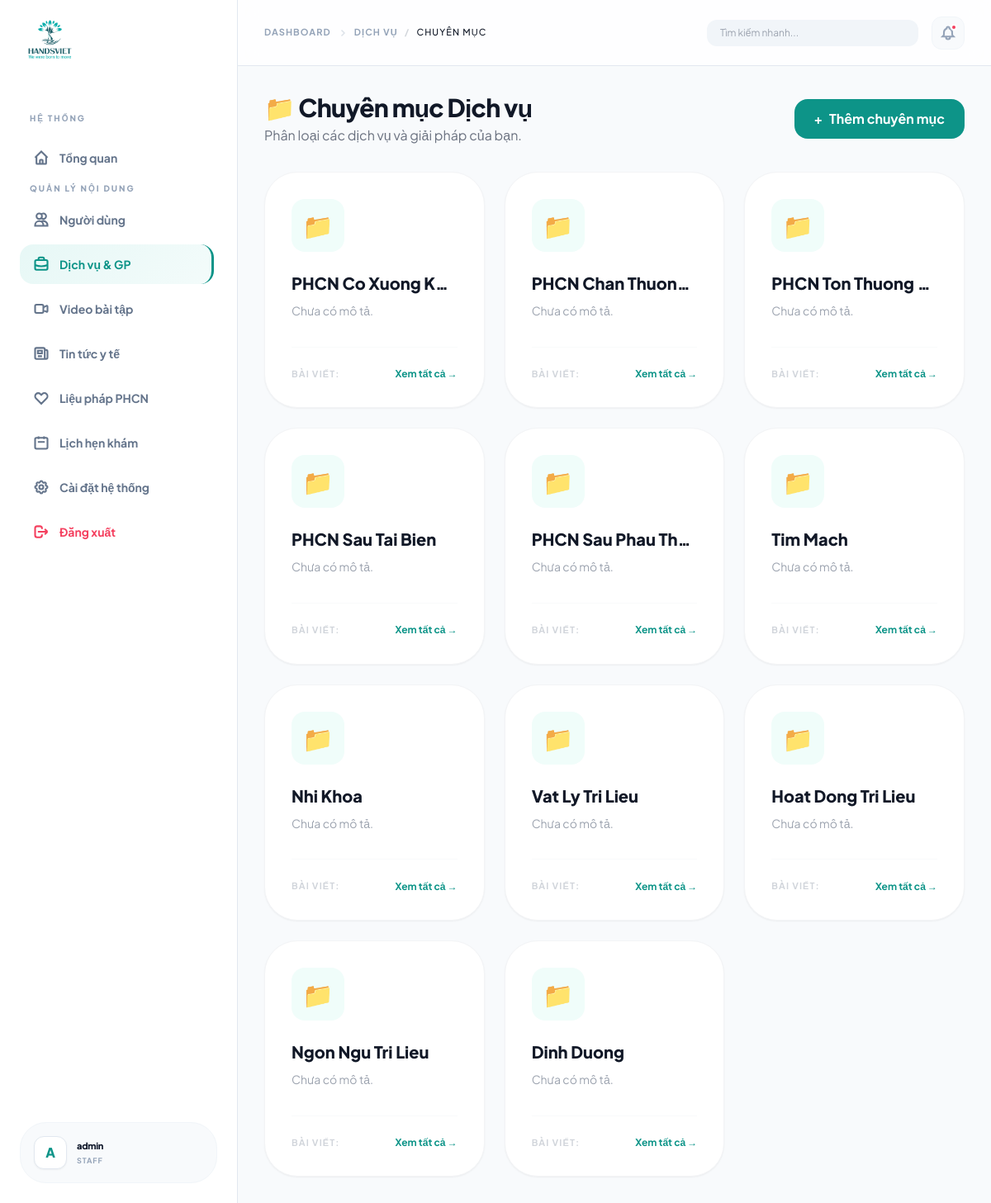
/hansviet_admin/categories/ (signed in), run on the app's committed database.
### hansviet_admin/models.py (models this page shows, shortened)
class ServiceCategory(models.Model):
    name = models.CharField(max_length=255)
    slug = models.SlugField(unique=True)
    description = models.TextField(blank=True)
    icon_svg = models.TextField(blank=True)
    order = models.PositiveIntegerField(default=0)
    class Meta:
        ordering = ["order", "name"]
        verbose_name = "Service Category"
        verbose_name_plural = "Service Categories"

### hansviet_admin/views.py (the view)
# urls.py: path("categories/", views.category_list, name="category_list"),
@staff_required
def category_list(request):
    categories = list(ServiceCategory.objects.all())
    return render(request, "dashboard/categories/list.html", {"categories": categories})

### hansviet_admin/views.py (called while the page is built)
def staff_required(view_func):
    admin_login_url = getattr(settings, "ADMIN_LOGIN_URL", "/hansviet_admin/login/")
    check_staff = user_passes_test(lambda u: u.is_staff or u.is_superuser, login_url=admin_login_url)
    return login_required(check_staff(view_func), login_url=admin_login_url)

### hansviet_admin/templates/dashboard/categories/list.html (shortened to what this page needs)
{% extends 'dashboard/base.html' %}
{% block breadcrumbs %}
<a href="{% url 'dashboard:service_list' %}" class="hover:text-teal-600">Dịch vụ</a>
<span class="text-gray-300">/</span>
<span class="text-gray-900 font-medium">Chuyên mục</span>
{% endblock %}
{% block content %}
<div class="flex flex-col md:flex-row md:items-center justify-between gap-4 mb-8">
    <div>
        <h1 class="text-3xl font-extrabold text-gray-900 tracking-tight">📁 Chuyên mục Dịch vụ</h1>
        <p class="text-gray-500 mt-1">Phân loại các dịch vụ và giải pháp của bạn.</p>
    </div>
    <a href="{% url 'dashboard:category_create' %}"
        class="bg-teal-600 hover:bg-teal-700 text-white px-6 py-3 rounded-2xl font-bold transition-all flex items-center gap-2"><span>+</span>
        Thêm chuyên mục</a>
</div>
<div class="grid grid-cols-1 md:grid-cols-2 lg:grid-cols-3 gap-6">
    {% for category in categories %}
    <div
        class="bg-white p-8 rounded-[2.5rem] shadow-sm border border-gray-100 hover:shadow-xl transition-all group flex flex-col justify-between">
        <div>
            <div class="flex items-center justify-between mb-6">
                <div
                    class="w-16 h-16 bg-teal-50 text-teal-600 rounded-2xl flex items-center justify-center text-3xl transition-transform group-hover:scale-110">
                    {% if category.icon_svg %}{{ category.icon_svg|safe }}{% else %}📁{% endif %}</div>
            </div>
            <h3 class="text-xl font-extrabold text-gray-900 mb-2 truncate">{{ category.name }}</h3>
            <p class="text-sm text-gray-400 line-clamp-2 leading-relaxed">
                {{ category.description|default:"Chưa có mô tả." }}
            </p>
        </div>
        <div class="mt-8 pt-6 border-t border-gray-50 flex items-center justify-between">
            <div class="text-[11px] font-bold text-gray-300 uppercase tracking-widest">
                Bài viết: {{ category.services.count }}
            </div>
            <a href="{% url 'dashboard:service_list' %}?category={{ category.id }}"
                class="text-xs font-bold text-teal-600 hover:underline">Xem tất cả &rarr;</a>
        </div>
    </div>
    {% endfor %}
</div>
{% endblock %}

### hansviet_admin/templates/dashboard/base.html (shortened to what this page needs)
{% load static %}
<!DOCTYPE html>
<html lang="vi">
<head>
    <script src="https://cdn.tailwindcss.com"></script>
</head>
<body class="min-h-screen bg-[#f8fafc] text-slate-900 overflow-x-hidden">
    <aside
        class="fixed left-0 top-0 h-full w-72 bg-white border-r border-slate-200 z-[60] transition-all duration-300 transform md:translate-x-0 -translate-x-full"
        id="sidebar">
        <div class="h-full flex flex-col p-6">
            <div class="flex items-center gap-3 mb-10 px-2">
                <img src="{% static 'images/HandsVietLogo.png' %}" alt="HandsViet Logo"
                    class="h-12 w-auto object-contain">
            </div>
            <nav class="flex-1 space-y-1.5 overflow-y-auto pr-1">
                <p class="text-[10px] font-black text-slate-400 uppercase tracking-[0.2em] px-3 mb-4 mt-6">Hệ thống</p>
                <a href="{% url 'dashboard:home' %}"
                    class="flex items-center gap-3 px-4 py-3.5 rounded-2xl text-sm font-bold transition-all group {% if request.resolver_match.url_name == 'home' %}sidebar-active{% else %}text-slate-500 hover:bg-slate-50 hover:text-slate-800{% endif %}">
                    <svg class="w-5 h-5" fill="none" stroke="currentColor" viewBox="0 0 24 24">
                        <path
                            d="M3 12l2-2m0 0l7-7 7 7M5 10v10a1 1 0 001 1h3m10-11l2 2m-2-2v10a1 1 0 01-1 1h-3m-6 0a1 1 0 001-1v-4a1 1 0 011-1h2a1 1 0 011 1v4a1 1 0 001 1m-6 0h6"
                            stroke-width="2.5"></path>
                    </svg>
                    Tổng quan
                </a>
                <p class="text-[10px] font-black text-slate-400 uppercase tracking-[0.2em] px-3 mb-4 mt-8">Quản lý nội
                    dung</p>
                <a href="{% url 'dashboard:user_list' %}"
                    class="flex items-center gap-3 px-4 py-3.5 rounded-2xl text-sm font-bold transition-all group {% if 'users' in request.path %}sidebar-active{% else %}text-slate-500 hover:bg-slate-50 hover:text-slate-800{% endif %}">
                    <svg class="w-5 h-5" fill="none" stroke="currentColor" viewBox="0 0 24 24">
                        <path
                            d="M12 4.354a4 4 0 110 5.292M15 21H3v-1a6 6 0 0112 0v1zm0 0h6v-1a6 6 0 00-9-5.197M13 7a4 4 0 11-8 0 4 4 0 018 0z"
                            stroke-width="2.5"></path>
                    </svg>
                    Người dùng
                </a>
                <a href="{% url 'dashboard:service_list' %}"
                    class="flex items-center gap-3 px-4 py-3.5 rounded-2xl text-sm font-bold transition-all group {% if 'services' in request.path or 'categories' in request.path %}sidebar-active{% else %}text-slate-500 hover:bg-slate-50 hover:text-slate-800{% endif %}">
                    <svg class="w-5 h-5" fill="none" stroke="currentColor" viewBox="0 0 24 24">
                        <path
                            d="M21 13.255A23.931 23.931 0 0112 15c-3.183 0-6.22-.62-9-1.745M16 6V4a2 2 0 00-2-2h-4a2 2 0 00-2 2v2m4 6h.01M5 20h14a2 2 0 002-2V8a2 2 0 00-2-2H5a2 2 0 00-2 2v10a2 2 0 002 2z"
                            stroke-width="2.5"></path>
                    </svg>
                    Dịch vụ & GP
                </a>
                <a href="{% url 'dashboard:video_list' %}"
                    class="flex items-center gap-3 px-4 py-3.5 rounded-2xl text-sm font-bold transition-all {% if 'videos' in request.path %}sidebar-active{% else %}text-slate-500 hover:bg-slate-50 hover:text-slate-800{% endif %}">
                    <svg class="w-5 h-5" fill="none" stroke="currentColor" viewBox="0 0 24 24">
                        <path
                            d="M15 10l4.553-2.276A1 1 0 0121 8.618v6.764a1 1 0 01-1.447.894L15 14M5 18h8a2 2 0 002-2V8a2 2 0 00-2-2H5a2 2 0 00-2 2v8a2 2 0 002 2z"
                            stroke-width="2.5"></path>
                    </svg>
                    Video bài tập
                </a>
                <a href="{% url 'dashboard:news_list' %}"
                    class="flex items-center gap-3 px-4 py-3.5 rounded-2xl text-sm font-bold text-slate-500 hover:bg-slate-50 hover:text-slate-800 transition-all {% if 'news' in request.path %}sidebar-active{% endif %}">
                    <svg class="w-5 h-5" fill="none" stroke="currentColor" viewBox="0 0 24 24">
                        <path
                            d="M19 20H5a2 2 0 01-2-2V6a2 2 0 012-2h10a2 2 0 012 2v1m2 13a2 2 0 01-2-2V7m2 13a2 2 0 002-2V9a2 2 0 00-2-2h-2m-4-3H9M7 16h6M7 8h6v4H7V8z"
                            stroke-width="2.5"></path>
                    </svg>
                    Tin tức y tế
                </a>
                <a href="{% url 'dashboard:therapy_list' %}"
                    class="flex items-center gap-3 px-4 py-3.5 rounded-2xl text-sm font-bold transition-all {% if 'therapies' in request.path %}sidebar-active{% else %}text-slate-500 hover:bg-slate-50 hover:text-slate-800{% endif %}">
                    <svg class="w-5 h-5" fill="none" stroke="currentColor" viewBox="0 0 24 24">
                        <path
                            d="M4.318 6.318a4.5 4.5 0 000 6.364L12 20.364l7.682-7.682a4.5 4.5 0 00-6.364-6.364L12 7.636l-1.318-1.318a4.5 4.5 0 00-6.364 0z"
                            stroke-width="2.5"></path>
                    </svg>
                    Liệu pháp PHCN
                </a>
                <a href="{% url 'dashboard:booking_list' %}"
                    class="flex items-center gap-3 px-4 py-3.5 rounded-2xl text-sm font-bold transition-all {% if 'bookings' in request.path %}sidebar-active{% else %}text-slate-500 hover:bg-slate-50 hover:text-slate-800{% endif %}">
                    <svg class="w-5 h-5" fill="none" stroke="currentColor" viewBox="0 0 24 24">
                        <path
                            d="M8 7V3m8 4V3m-9 8h10M5 21h14a2 2 0 002-2V7a2 2 0 00-2-2H5a2 2 0 00-2 2v12a2 2 0 002 2z"
                            stroke-width="2.5"></path>
                    </svg>
                    Lịch hẹn khám
                </a>
                <a href="{% url 'dashboard:home' %}"
                    class="flex items-center gap-3 px-4 py-3.5 rounded-2xl text-sm font-bold text-slate-500 hover:bg-slate-50 hover:text-slate-800 transition-all">
                    Cài đặt hệ thống
                </a>
                <a href="{% url 'dashboard:logout' %}"
                    class="flex items-center gap-3 px-4 py-3.5 rounded-2xl text-sm font-bold text-rose-500 hover:bg-rose-50 transition-all">
                    <svg class="w-5 h-5" fill="none" stroke="currentColor" viewBox="0 0 24 24">
                        <path
                            d="M17 16l4-4m0 0l-4-4m4 4H7m6 4v1a3 3 0 01-3 3H6a3 3 0 01-3-3V7a3 3 0 013-3h4a3 3 0 013 3v1"
                            stroke-width="2.5"></path>
                    </svg>
                    Đăng xuất
                </a>
            </nav>
            <div class="mt-auto bg-slate-50 rounded-[2rem] p-4 flex items-center gap-3 border border-slate-100">
                <div
                    class="w-10 h-10 bg-white rounded-xl shadow-sm border border-slate-200 flex items-center justify-center font-black text-teal-600">
                    {{ request.user.username|slice:":1"|upper }}
                </div>
                <div class="flex-1 overflow-hidden">
                    <div class="text-[11px] font-black text-slate-900 truncate tracking-tight">{{ request.user.username}}</div>
                    <div class="text-[9px] font-bold text-slate-400 uppercase tracking-widest mt-0.5 truncate">{{request.user.role|default:"Staff" }}</div>
                </div>
            </div>
        </div>
    </aside>
    <main class="md:ml-72 min-h-screen transition-all duration-300">
        <header
            class="sticky top-0 h-20 bg-white/80 backdrop-blur-md border-b border-slate-200 px-8 flex items-center justify-between z-50">
            <div class="flex items-center gap-4">
                <div
                    class="hidden sm:flex items-center gap-2 text-[11px] font-bold text-slate-400 uppercase tracking-widest">
                    <span>Dashboard</span>
                    <svg class="w-3 h-3 opacity-30" fill="none" stroke="currentColor" viewBox="0 0 24 24">
                        <path d="M9 5l7 7-7 7" stroke-width="3"></path>
                    </svg>
                    {% block breadcrumbs %}{% endblock %}
                </div>
            </div>
            <div class="flex items-center gap-4">
                <div class="relative group hidden md:block">
                    <input type="text" placeholder="Tìm kiếm nhanh..."
                        class="bg-slate-100 border-none rounded-xl px-4 py-2 text-xs w-64 focus:ring-2 focus:ring-teal-500/20 transition-all">
                </div>
                <div
                    class="w-10 h-10 rounded-xl bg-slate-50 flex items-center justify-center text-slate-400 hover:text-teal-600 transition-colors cursor-pointer border border-slate-100 relative">
                    <svg class="w-5 h-5" fill="none" stroke="currentColor" viewBox="0 0 24 24">
                        <path
                            d="M15 17h5l-1.405-1.405A2.032 2.032 0 0118 14.158V11a6.002 6.002 0 00-4-5.659V5a2 2 0 10-4 0v.341C7.67 6.165 6 8.388 6 11v3.159c0 .538-.214 1.055-.595 1.436L4 17h5m6 0v1a3 3 0 11-6 0v-1m6 0H9"
                            stroke-width="2.5"></path>
                    </svg>
                    <span class="absolute top-2 right-2 w-2 h-2 bg-rose-500 rounded-full border-2 border-white"></span>
                </div>
            </div>
        </header>
        <div class="p-8 max-w-7xl mx-auto">
            {% block content %}{% endblock %}
        </div>
    </main>
</body>
</html>

### hansviet_admin/templates/dashboard/base.html (style rules this page uses)
body { font-family: 'Plus Jakarta Sans', sans-serif; background: #f8fafc; }
.sidebar-active { background: linear-gradient(135deg, rgba(20, 184, 166, 0.1) 0%, rgba(20, 184, 166, 0.05) 100%); color: #0d9488; border-right: 3px solid #0d9488; }

### data on the page
ServiceCategory: name "PHCN Co Xuong K…", description "Chưa có mô tả."
ServiceCategory: name "PHCN Chan Thuon…", description "Chưa có mô tả."
ServiceCategory: name "PHCN Ton Thuong…", description "Chưa có mô tả."
ServiceCategory: name "PHCN Sau Tai Bien", description "Chưa có mô tả."
ServiceCategory: name "PHCN Sau Phau Th…", description "Chưa có mô tả."
ServiceCategory: name "Tim Mach", description "Chưa có mô tả."
ServiceCategory: name "Nhi Khoa", description "Chưa có mô tả."
ServiceCategory: name "Vat Ly Tri Lieu", description "Chưa có mô tả."
ServiceCategory: name "Hoat Dong Tri Lieu", description "Chưa có mô tả."
ServiceCategory: name "Ngon Ngu Tri Lieu", description "Chưa có mô tả."
ServiceCategory: name "Dinh Duong", description "Chưa có mô tả."

### other printed values
{{ request.user.username|slice:":1"|upper }} "A"
{{ request.user.username }} "admin"
{{ request.user.role|default:"Staff" }} "STAFF"
